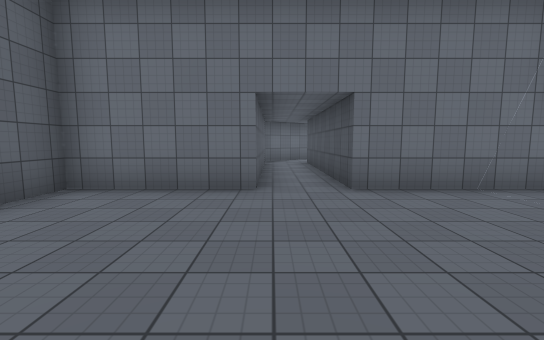
view 1 (above)

17 first-person views from a walk through a 3-D level made in the Unity game engine. The camera is 1.5 m above the floor, tilts 6° down and sees 90° across. The floor is counted in squares, 2 m on a side. Each view is taken from the middle of a square. On the plan, view 1 faces up. The plan holds only what a view shows up to about 10 squares ahead; the rest is blank. The place goes on beyond the plan. The player character is not drawn. Surface patterns are stand-ins for the level's own textures.

view 2
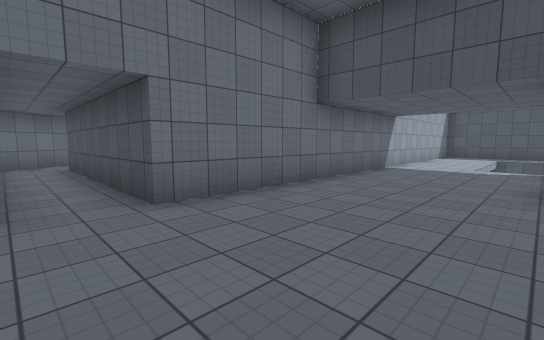

view 3
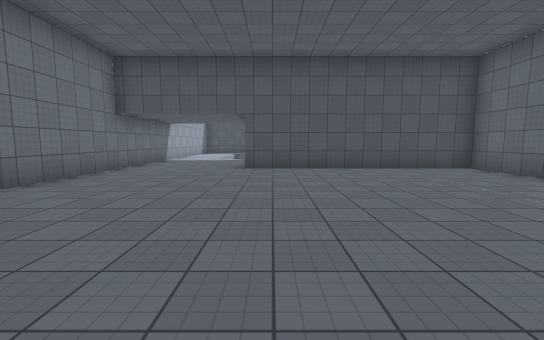

view 4
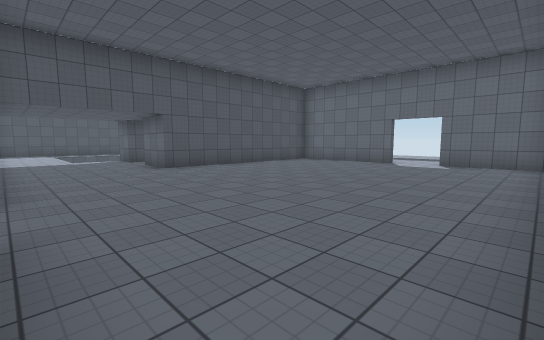

view 5
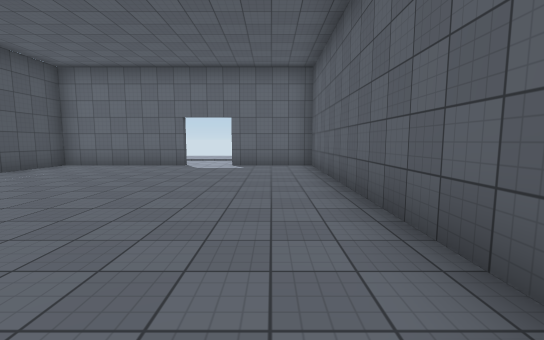

view 6
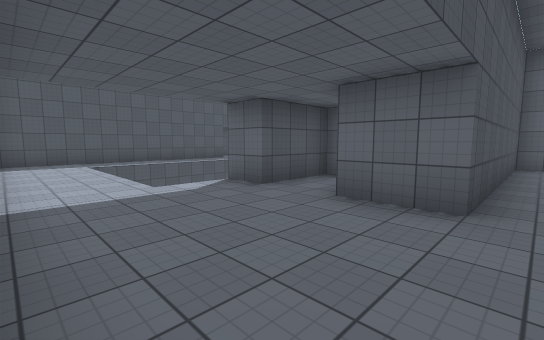

view 7
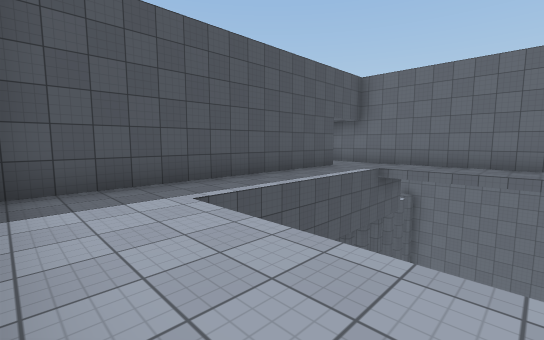

view 8
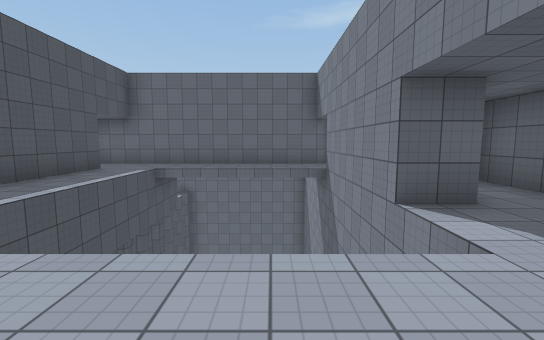

view 9
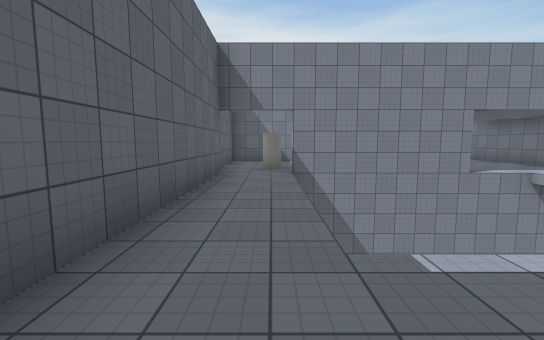

view 10
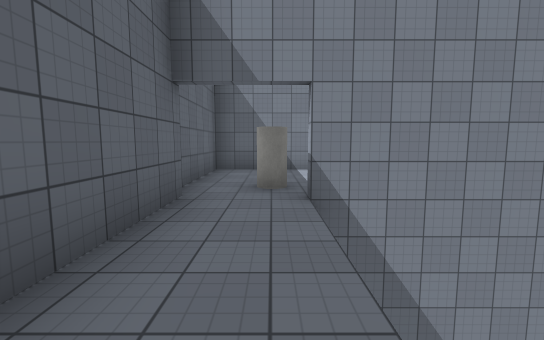

view 11
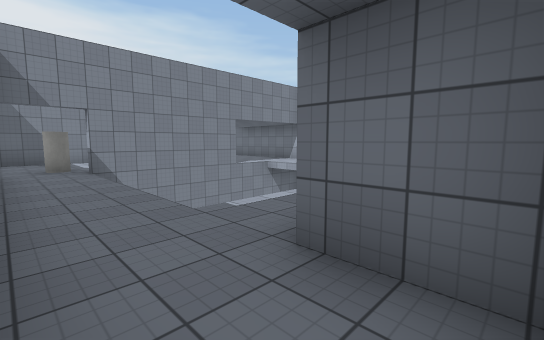

view 12
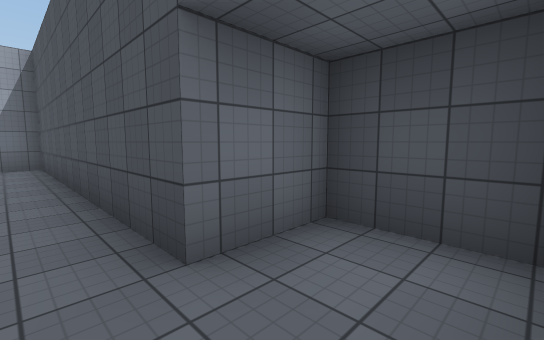

view 13
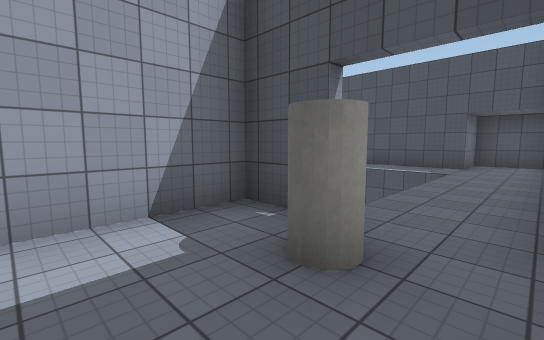

view 14
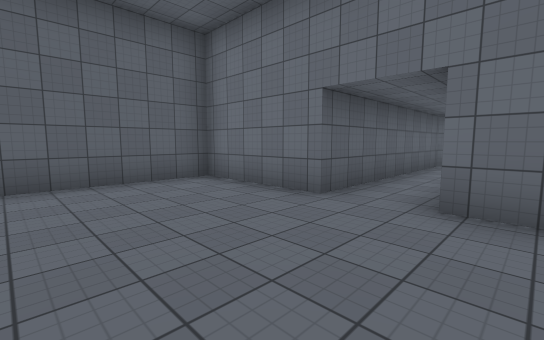

view 15
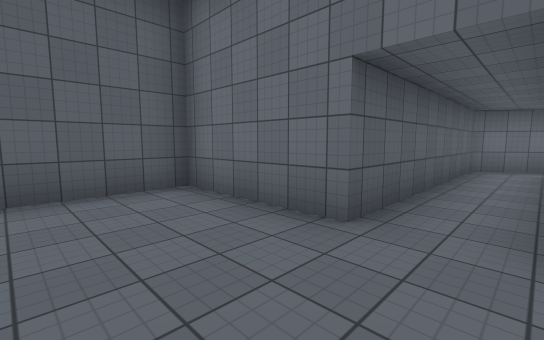

view 16
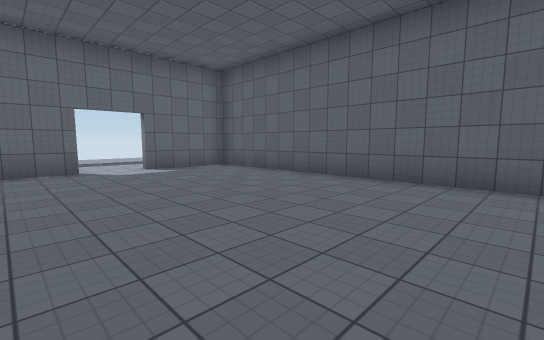

view 17
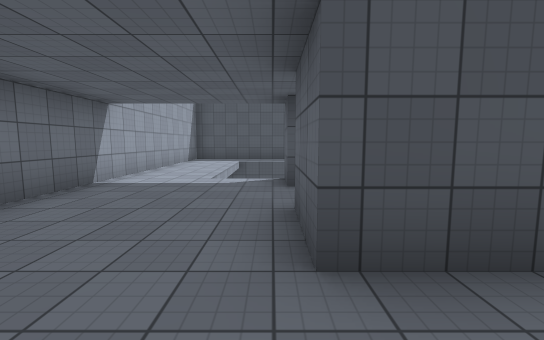

### Floor plan
Key: @ floor where view 1 was taken; # wall or solid block; . floor; = window, fence, low wall or low ledge; v drop or lower ground; O other object.
Columns run from 4 left of view 1 to 17 right of it. Each row starts with its distance up from view 1.
 11    ####
 10    #..#
  9    #..#
  8    #..#
  7    #..#
  6    #..#
  5 ####..##############
  4 #..................#
  3 #..................#
  2 #............vvvvv.#
  1 #............v   v.#
  0 #...@....##.#v   v.#
 -1 #........##.#v   v.#
 -2 #........####v   v.#
 -3 #........#...v   v.###
 -4 #........#.O.........#
 -5 #........#...........#
 -6 ####.####v########=###
 -7    ...

Where each view was taken, in squares from view 1:
view 1: 0 up, 0 right, facing up
view 2: 1 up, 0 right, facing up-right
view 3: 0 up, 3 left, facing right
view 4: 4 up, 3 left, facing down-right
view 5: 3 up, 2 left, facing down
view 6: 4 up, 4 right, facing down-right
view 7: 4 up, 10 right, facing down-right
view 8: 4 up, 10 right, facing down
view 9: 4 down, 15 right, facing left
view 10: 4 down, 12 right, facing left
view 11: 5 down, 16 right, facing up-left
view 12: 5 down, 14 right, facing up-right
view 13: 5 down, 6 right, facing up-right
view 14: 1 up, 2 right, facing up-left
view 15: 2 up, 1 right, facing up-left
view 16: 2 up, 2 right, facing down-left
view 17: 1 up, 3 right, facing right
